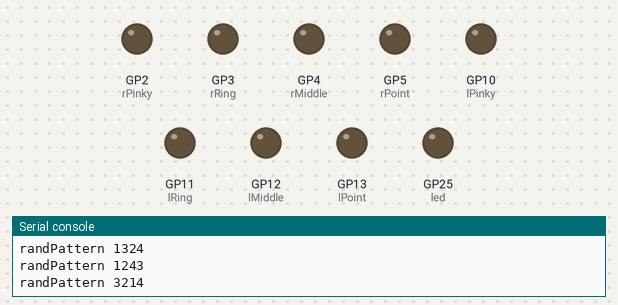
Bench run of a program on a simulated Raspberry Pi Pico running CircuitPython. Shown: output pins drawn as LEDs (lit = HIGH), the last lines printed to the serial console. Random numbers come from a fixed seed.

Above: at 1.9 s.
At 6.64 s:
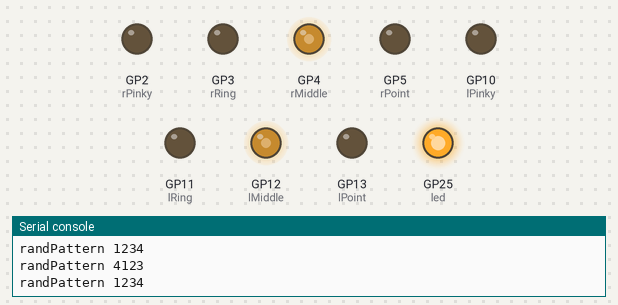
At 11.72 s:
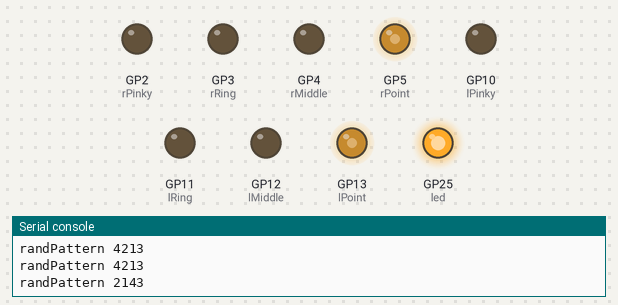
At 20.5 s:
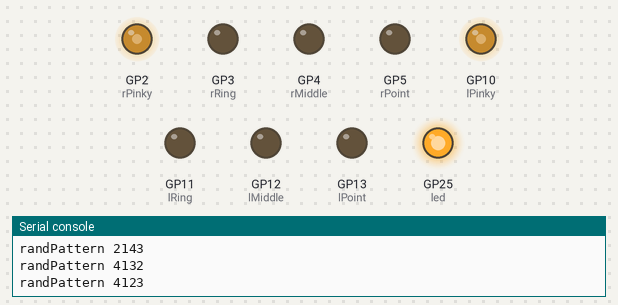
At 39.13 s:
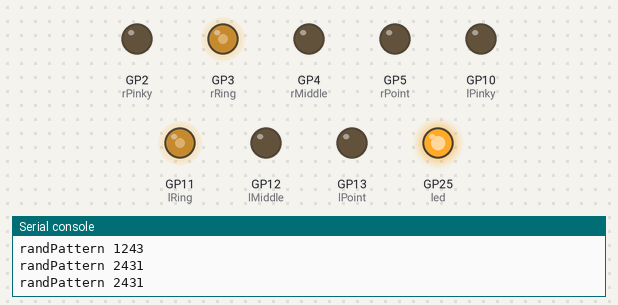
Timing chart, 0 to 40.0 s (numbered marks = the images above):
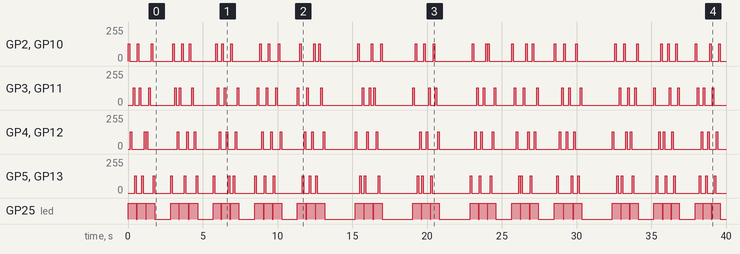

Measured:
- by itself, GP3 (rRing), GP11 (lRing): 0/255 → 128/255 at 0.34 s, → 0/255 0.10 s later, → 128/255 0.31 s later, → 0/255 0.10 s later, … (78 changes in this stretch)
- by itself, GP2 (rPinky), GP10 (lPinky): 0/255 → 128/255 at 0.00 s, → 0/255 0.10 s later, → 128/255 0.51 s later, → 0/255 0.10 s later, … (78 changes in this stretch)

The program:

FingerLicker.py
```python
from pwmio import PWMOut
import board
import time
import digitalio
import random
import math

led = digitalio.DigitalInOut(board.LED)
led.direction = digitalio.Direction.OUTPUT

rPinky = PWMOut(pin=board.GP2, frequency=250, duty_cycle=0, variable_frequency=False)
rRing = PWMOut(pin=board.GP3, frequency=250, duty_cycle=0, variable_frequency=False)
rMiddle = PWMOut(pin=board.GP4, frequency=250, duty_cycle=0, variable_frequency=False)
rPoint = PWMOut(pin=board.GP5, frequency=250, duty_cycle=0, variable_frequency=False)

lPinky = PWMOut(pin=board.GP10, frequency=250, duty_cycle=0, variable_frequency=False)
lRing = PWMOut(pin=board.GP11, frequency=250, duty_cycle=0, variable_frequency=False)
lMiddle = PWMOut(pin=board.GP12, frequency=250, duty_cycle=0, variable_frequency=False)
lPoint = PWMOut(pin=board.GP13, frequency=250, duty_cycle=0, variable_frequency=False)
randPattern = int
nSeq = int
cnt = int

cnt = 0

while True:
    randPattern = random.randint(1, 16)  # There are 24 permutations of 1:4 sequences
    led.value = True
    nSeq = [32768, 0, 0, 0,  0, 32768, 0, 0,  0, 0, 32768, 0,  0, 0, 0, 32768]
    cnt = cnt + 1

    if randPattern == 1:
        nSeq = [32768, 0, 0, 0,  0, 32768, 0, 0,  0, 0, 32768, 0,  0, 0, 0, 32768]
        print('randPattern 1234')
    if randPattern == 2:
        nSeq = [0, 32768, 0, 0,  0, 0, 32768, 0,  0, 0, 0, 32768,  32768, 0, 0, 0]
        print('randPattern 2341')
    if randPattern == 3:
        nSeq = [0, 0, 32768, 0,  0, 0, 0, 32768,  32768, 0, 0, 0,  0, 32768, 0, 0]
        print('randPattern 3412')
    if randPattern == 4:
        nSeq = [0, 0, 0, 32768,  32768, 0, 0, 0,  0, 32768, 0, 0,  0, 0, 32768, 0]
        print('randPattern 4123')

    if randPattern == 5:
        nSeq = [32768, 0, 0, 0,  0, 0, 32768, 0,  0, 32768, 0, 0,  0, 0, 0, 32768]
        print('randPattern 1324')
    if randPattern == 6:
        nSeq = [0, 32768, 0, 0,  0, 0, 0, 32768,  0, 0, 32768, 0,  32768, 0, 0, 0]
        print('randPattern 2431')
    if randPattern == 7:
        nSeq = [0, 0, 32768, 0,  32768, 0, 0, 0,  0, 0, 0, 32768,  0, 32768, 0, 0]
        print('randPattern 3142')
    if randPattern == 8:
        nSeq = [0, 0, 0, 32768,  0, 32768, 0, 0,  32768, 0, 0, 0,  0, 0, 32768, 0]
        print('randPattern 4213')

    if randPattern == 9:
        nSeq = [32768, 0, 0, 0,  0, 32768, 0, 0,  0, 0, 0, 32768,  0, 0, 32768, 0]
        print('randPattern 1243')
    if randPattern == 10:
        nSeq = [0, 32768, 0, 0,  0, 0, 32768, 0,  32768, 0, 0, 0,  0, 0, 0, 32768]
        print('randPattern 2314')
    if randPattern == 11:
        nSeq = [0, 0, 32768, 0,  0, 0, 0, 32768,  0, 32768, 0, 0,  32768, 0, 0, 0]
        print('randPattern 3421')
    if randPattern == 12:
        nSeq = [0, 0, 0, 32768,  32768, 0, 0, 0,  0, 0, 32768, 0,  0, 32768, 0, 0]
        print('randPattern 4132')

    if randPattern == 13:
        nSeq = [32768, 0, 0, 0,  0, 0, 0, 32768,  0, 0, 32768, 0,  0, 32768, 0, 0]
        print('randPattern 1432')
    if randPattern == 14:
        nSeq = [0, 32768, 0, 0,  32768, 0, 0, 0,  0, 0, 0, 32768,  0, 0, 32768, 0]
        print('randPattern 2143')
    if randPattern == 15:
        nSeq = [0, 0, 32768, 0,  0, 32768, 0, 0,  32768, 0, 0, 0,  0, 0, 0, 32768]
        print('randPattern 3214')
    if randPattern == 16:
        nSeq = [0, 0, 0, 32768,  0, 0, 32768, 0,  0, 32768, 0, 0,  32768, 0, 0, 0]
        print('randPattern 4321')

    rPinky.duty_cycle = nSeq[0]
    lPinky.duty_cycle = nSeq[0]
    rRing.duty_cycle = nSeq[1]
    lRing.duty_cycle = nSeq[1]
    rMiddle.duty_cycle = nSeq[2]
    lMiddle.duty_cycle = nSeq[2]
    rPoint.duty_cycle = nSeq[3]
    lPoint.duty_cycle = nSeq[3]
    time.sleep(0.1)
    rPinky.duty_cycle = 0
    lPinky.duty_cycle = 0
    rRing.duty_cycle = 0
    lRing.duty_cycle = 0
    rMiddle.duty_cycle = 0
    lMiddle.duty_cycle = 0
    rPoint.duty_cycle = 0
    lPoint.duty_cycle = 0
    time.sleep(0.001 * random.randint(25, 75))
    rPinky.duty_cycle = nSeq[4]
    lPinky.duty_cycle = nSeq[4]
    rRing.duty_cycle = nSeq[5]
    lRing.duty_cycle = nSeq[5]
    rMiddle.duty_cycle = nSeq[6]
    lMiddle.duty_cycle = nSeq[6]
    rPoint.duty_cycle = nSeq[7]
    lPoint.duty_cycle = nSeq[7]
    time.sleep(0.1)
    rPinky.duty_cycle = 0
    lPinky.duty_cycle = 0
    rRing.duty_cycle = 0
    lRing.duty_cycle = 0
    rMiddle.duty_cycle = 0
    lMiddle.duty_cycle = 0
    rPoint.duty_cycle = 0
    lPoint.duty_cycle = 0
    time.sleep(0.001 * random.randint(25, 75))
    rPinky.duty_cycle = nSeq[8]
    lPinky.duty_cycle = nSeq[8]
    rRing.duty_cycle = nSeq[9]
    lRing.duty_cycle = nSeq[9]
    rMiddle.duty_cycle = nSeq[10]
    lMiddle.duty_cycle = nSeq[10]
    rPoint.duty_cycle = nSeq[11]
    lPoint.duty_cycle = nSeq[11]
    time.sleep(0.1)
    rPinky.duty_cycle = 0
    lPinky.duty_cycle = 0
    rRing.duty_cycle = 0
    lRing.duty_cycle = 0
    rMiddle.duty_cycle = 0
    lMiddle.duty_cycle = 0
    rPoint.duty_cycle = 0
    lPoint.duty_cycle = 0
    time.sleep(0.001 * random.randint(25, 75))
    rPinky.duty_cycle = nSeq[12]
    lPinky.duty_cycle = nSeq[12]
    rRing.duty_cycle = nSeq[13]
    lRing.duty_cycle = nSeq[13]
    rMiddle.duty_cycle = nSeq[14]
    lMiddle.duty_cycle = nSeq[14]
    rPoint.duty_cycle = nSeq[15]
    lPoint.duty_cycle = nSeq[15]
    time.sleep(0.1)
    rPinky.duty_cycle = 0
    lPinky.duty_cycle = 0
    rRing.duty_cycle = 0
    lRing.duty_cycle = 0
    rMiddle.duty_cycle = 0
    lMiddle.duty_cycle = 0
    rPoint.duty_cycle = 0
    lPoint.duty_cycle = 0
    led.value = False
    time.sleep(0.05)

    if cnt == 3:
        time.sleep(random.randint(1, 2))
        cnt = 0
```
